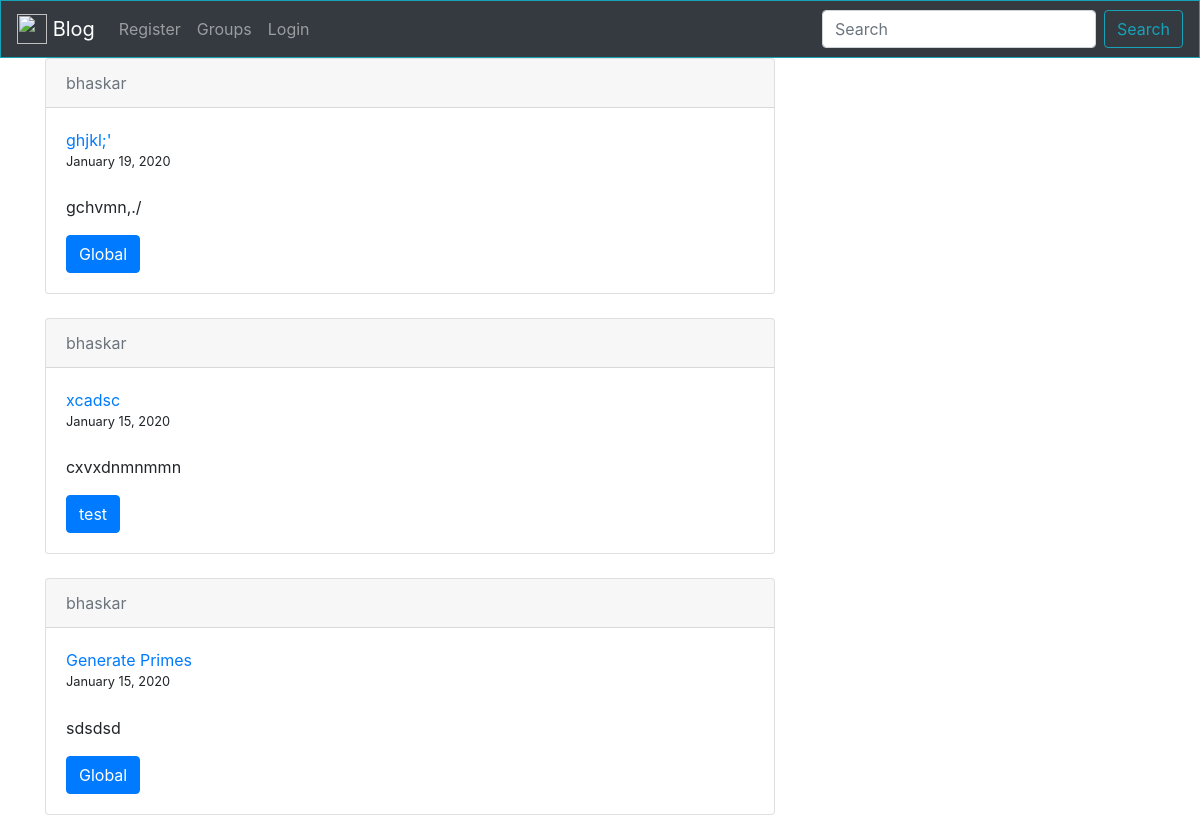
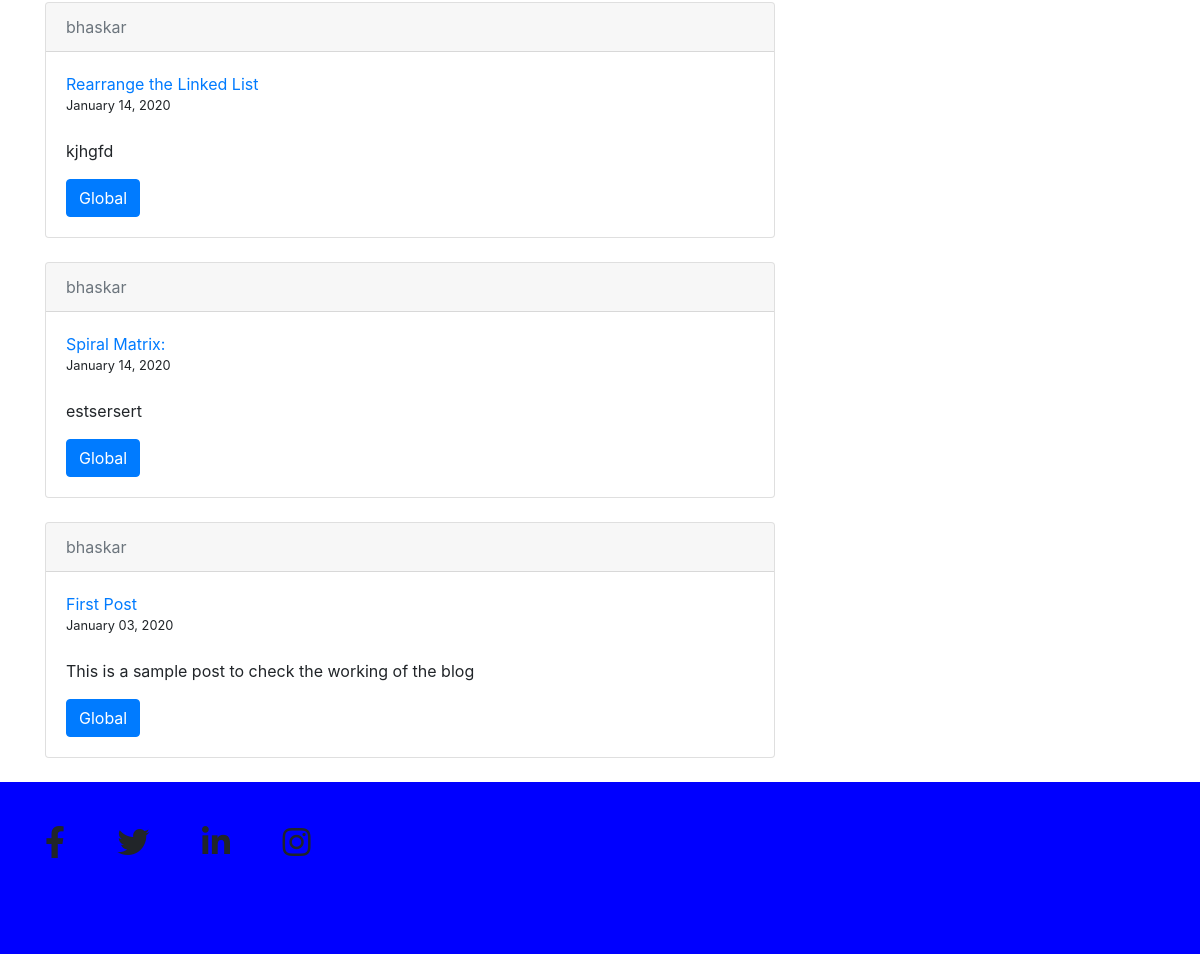
/user/bhaskar, run on the app's committed database (2 pictures, top to bottom).
### post/models.py (models this page shows, shortened)
class Posts(models.Model):
	title = models.CharField(max_length = 100)
	context = models.TextField()
	date_posted = models.DateTimeField(default = timezone.now)
	user = models.ForeignKey(User, on_delete = models.CASCADE)
	groups = models.ForeignKey(Com, on_delete = models.CASCADE)
	image = models.ImageField(upload_to='post_images', blank=True)

### groups/models.py (models this page shows, shortened)
class Com(models.Model):
	name = models.CharField(max_length = 100, primary_key=True)
	def __str__(self):
		return self.name

### post/views.py (the view)
# urls.py: path('user/<str:username>', UserListView.as_view(), name = 'user-posts'),
class UserListView(ListView):
	model = Posts
	template_name = 'post/user_posts.html'
	context_object_name = 'posts'
	ordering = ['-date_posted']
	def get_queryset(self):
		user = get_object_or_404(User, username=self.kwargs.get('username'))
		return Posts.objects.filter(user=user).order_by('-date_posted')

### templates/post/user_posts.html (shortened to what this page needs)
{% extends "post/header.html"%}
{% block content %}
{% for post in posts %}
<div class="card">
  <div class="card-header">
    <a class="card-subtitle mb-2 text-muted" href="{% url 'user-posts' post.user.username %}">{{ post.user }}</a>
  </div>
  <div class="card-body">
    <a class="card-title" href="{% url 'post-detail' post.id %}">{{ post.title }}</a>
    <small>{{ post.date_posted|date:"F d, Y" }}</small>
    <p class="card-text">{{ post.context }}</p>
    <a href="{% url 'groups' %}{{ post.groups }}" class="btn btn-primary">{{ post.groups }}</a>
  </div>
</div>
{% endfor %}
{% endblock content %}

### templates/post/header.html (shortened to what this page needs)
   {% load static %}
<html lang="en">
<head>
    <link rel="stylesheet" href="https://use.fontawesome.com/releases/v5.8.2/css/all.css"
>
    <link rel="stylesheet" href="https://stackpath.bootstrapcdn.com/bootstrap/4.3.1/css/bootstrap.min.css">
</head>
<body>
    <nav class="navbar navbar-default navbar-fixed-top navbar-expand-lg navbar-dark bg-dark border border-info">
        <a class="navbar-brand" href="{% url 'index' %}">
            <img src="https://github.githubassets.com/images/modules/logos_page/Octocat.png" width="30" height="30" class="d-inline-block align-top" alt=""> Blog
        </a>
        <div class="collapse navbar-collapse" id="navbarSupportedContent">
            <ul class="navbar-nav mr-auto">
                {% if user.is_authenticated %}
                <li class="nav-item"><a class="nav-link" href="{% url 'post-create' %}">New Post</a></li>
                <li class="nav-item"><a class="nav-link" href="{% url 'groups' %}">Groups</a></li>
                <li class="nav-item"><a class="nav-link" href="{% url 'view_profile' %}">Profile</a></li>
                <li class="nav-item"><a class="nav-link" href="{% url 'logout' %}">Logout</a></li>
                {% else %}
                <li class="nav-item"><a class="nav-link" href="{% url 'register' %}">Register</a></li>
                <li class="nav-item"><a class="nav-link" href="{% url 'groups' %}">Groups</a></li>
                <li class="nav-item"><a class="nav-link" href="{% url 'login' %}">Login</a></li>
                {% endif %}
            </ul>
            <form class="form-inline my-2 my-lg-0" action="{% url 'searchposts' %}" method="GET" value="{{request.GET.q}}">
                <input class="form-control mr-sm-2" type="text" name="q" value="{{request.GET.q}}"  placeholder="Search" aria-label="Search">
                <button class="btn btn-outline-info my-2 my-sm-0" name="submit"  type="submit" value="Search">Search</button>
            </form>
        </div>
    </nav>
    <main role="main" class="container">
        <div class="row">
            <div class="col-md-8">
                 {% block content %}{% endblock %}
            </div>
        </div>
    </main>
    <footer  style="background-color: blue;" >
        <div class="container">
          <div class="row">
            <div class="col-md-12 py-5">
              <div class="mb-5 flex-center">
                <a class="fb-ic">
                  <i class="fab fa-facebook-f fa-lg white-text mr-md-5 mr-3 fa-2x"> </i>
                </a>
                <a class="tw-ic">
                  <i class="fab fa-twitter fa-lg white-text mr-md-5 mr-3 fa-2x"> </i>
                </a>
                <a class="li-ic">
                  <i class="fab fa-linkedin-in fa-lg white-text mr-md-5 mr-3 fa-2x"> </i>
                </a>
                <a class="ins-ic">
                  <i class="fab fa-instagram fa-lg white-text mr-md-5 mr-3 fa-2x"> </i>
                </a>
              </div>
            </div>
          </div>
        </div>
      </footer>
</body>
</html>

### data on the page
Posts: user "bhaskar", title "ghjkl;'", date_posted "January 19, 2020", context "gchvmn,./", groups "Global"
Posts: user "bhaskar", title "xcadsc", date_posted "January 15, 2020", context "cxvxdnmnmmn", groups "test"
Posts: user "bhaskar", title "Generate Primes", date_posted "January 15, 2020", context "sdsdsd", groups "Global"
Posts: user "bhaskar", title "Rearrange the Linked List", date_posted "January 14, 2020", context "kjhgfd", groups "Global"
Posts: user "bhaskar", title "Spiral Matrix:", date_posted "January 14, 2020", context "estsersert", groups "Global"
Posts: user "bhaskar", title "First Post", date_posted "January 03, 2020", context "This is a sample post to check the working of the blog", groups "Global"
